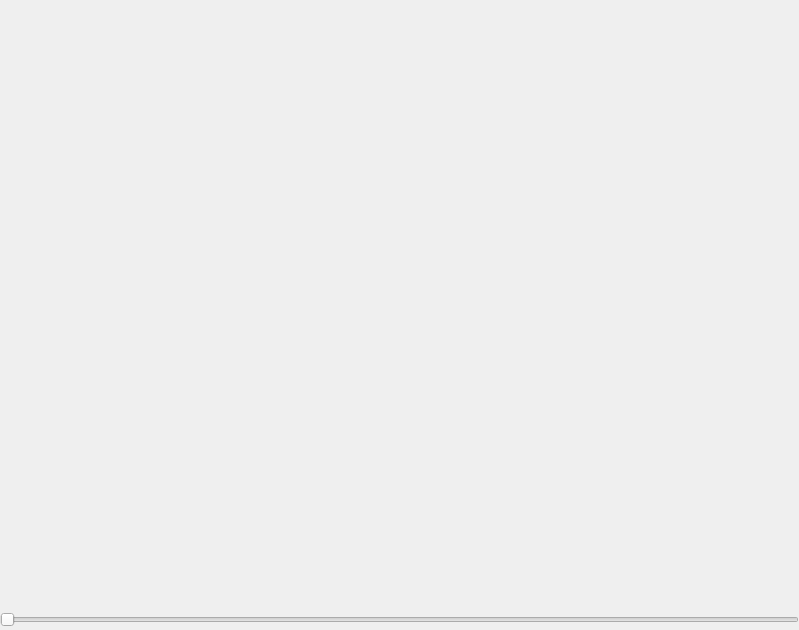
<?xml version="1.0" encoding="UTF-8"?>
<ui version="4.0">
 <class>AppletPlayerVideoUi</class>
 <widget class="QWidget" name="AppletPlayerVideoUi">
  <property name="geometry">
   <rect>
    <x>0</x>
    <y>0</y>
    <width>799</width>
    <height>630</height>
   </rect>
  </property>
  <property name="sizePolicy">
   <sizepolicy hsizetype="Expanding" vsizetype="Expanding">
    <horstretch>0</horstretch>
    <verstretch>0</verstretch>
   </sizepolicy>
  </property>
  <property name="minimumSize">
   <size>
    <width>0</width>
    <height>0</height>
   </size>
  </property>
  <property name="maximumSize">
   <size>
    <width>16777215</width>
    <height>16777215</height>
   </size>
  </property>
  <property name="windowTitle">
   <string>Form</string>
  </property>
  <layout class="QVBoxLayout" name="verticalLayout">
   <property name="spacing">
    <number>0</number>
   </property>
   <property name="leftMargin">
    <number>0</number>
   </property>
   <property name="topMargin">
    <number>0</number>
   </property>
   <property name="rightMargin">
    <number>0</number>
   </property>
   <property name="bottomMargin">
    <number>0</number>
   </property>
   <item>
    <widget class="VidWidget" name="m_VidWidget" native="true">
     <property name="sizePolicy">
      <sizepolicy hsizetype="Expanding" vsizetype="Expanding">
       <horstretch>0</horstretch>
       <verstretch>0</verstretch>
      </sizepolicy>
     </property>
     <property name="minimumSize">
      <size>
       <width>100</width>
       <height>100</height>
      </size>
     </property>
     <property name="maximumSize">
      <size>
       <width>16777215</width>
       <height>16777215</height>
      </size>
     </property>
    </widget>
   </item>
   <item>
    <widget class="QSlider" name="m_PlayPosSlider">
     <property name="sizePolicy">
      <sizepolicy hsizetype="Expanding" vsizetype="Fixed">
       <horstretch>0</horstretch>
       <verstretch>0</verstretch>
      </sizepolicy>
     </property>
     <property name="minimumSize">
      <size>
       <width>0</width>
       <height>20</height>
      </size>
     </property>
     <property name="maximumSize">
      <size>
       <width>16777215</width>
       <height>20</height>
      </size>
     </property>
     <property name="orientation">
      <enum>Qt::Orientation::Horizontal</enum>
     </property>
    </widget>
   </item>
  </layout>
 </widget>
 <customwidgets>
  <customwidget>
   <class>VidWidget</class>
   <extends>QWidget</extends>
   <header location="global">VidWidget.h</header>
   <container>1</container>
  </customwidget>
 </customwidgets>
 <resources/>
 <connections/>
</ui>
